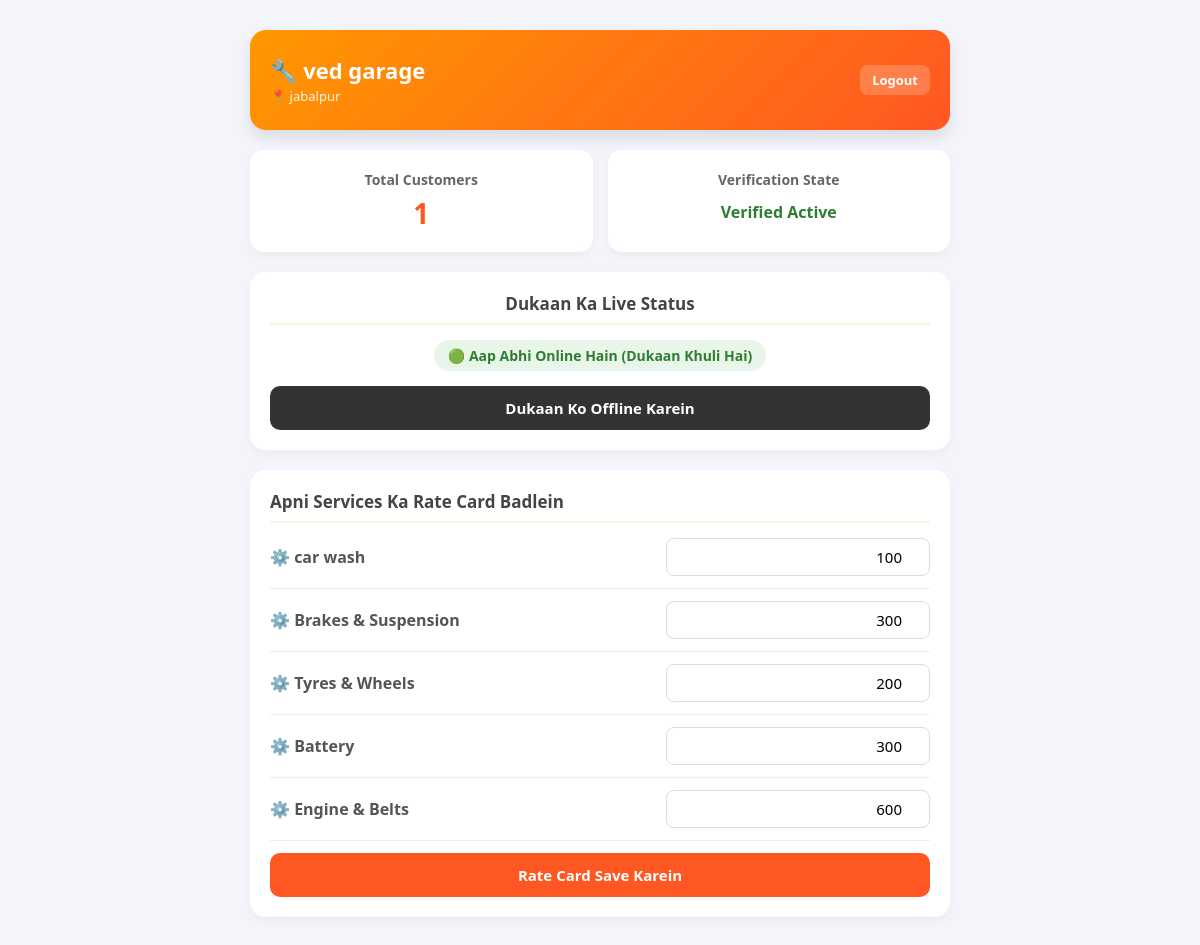
/mechanic/dashboard/ (signed in), run on the app's committed database.
### services/models.py (models this page shows, shortened)
class MechanicProfile(models.Model):
    user = models.OneToOneField(User, on_delete=models.CASCADE, limit_choices_to={'is_mechanic': True})
    shop_name = models.CharField(max_length=200)
    district = models.ForeignKey(District, on_delete=models.SET_NULL, null=True)
    address = models.TextField()
    latitude = models.FloatField(blank=True, null=True)
    longitude = models.FloatField(blank=True, null=True)
    is_available = models.BooleanField(default=True)
    services_offered = models.ManyToManyField(ServiceCategory, through='MechanicServicePrice')

class District(models.Model):
    name = models.CharField(max_length=50, unique=True)

class MechanicServicePrice(models.Model):
    mechanic = models.ForeignKey(MechanicProfile, on_delete=models.CASCADE)
    service = models.ForeignKey(ServiceCategory, on_delete=models.CASCADE)
    base_price = models.DecimalField(max_digits=8, decimal_places=2, default=0.00, help_text="Starting price for this service")

class ServiceCategory(models.Model):
    name = models.CharField(max_length=100)
    icon = models.CharField(max_length=50, blank=True, null=True)

### services/views.py (the view, shortened to what this page needs)
# urls.py: path('mechanic/dashboard/', mechanic_dashboard_view, name='mechanic_dashboard'),
@login_required(login_url='mechanic_login')
def mechanic_dashboard_view(request):
    mechanic = get_object_or_404(MechanicProfile, user=request.user)
    total_calls = mechanic.calllog_set.count() # Lead count
    context = {
        'mechanic': mechanic,
        'total_calls': total_calls,
    }
    return render(request, 'services/mechanic_dashboard.html', context)

### templates/services/mechanic_dashboard.html (shortened to what this page needs)
<!DOCTYPE html>
<html lang="en">
<head>
</head>
<body>
<div class="container">
    <div class="dash-header">
        <div>
            <h2>🔧 {{ mechanic.shop_name }}</h2>
            <p style="font-size:13px; opacity:.9; margin-top:2px;">📍 {{ mechanic.district.name }}</p>
        </div>
        <a href="{% url 'mechanic_logout' %}" class="logout-btn">Logout</a>
    </div>
    <div class="analytics-grid">
        <div class="stat-card">
            <h3>Total Customers</h3>
            <p>{{ total_calls }}</p>
        </div>
        <div class="stat-card">
            <h3>Verification State</h3>
            <p style="font-size:16px; margin-top:12px; color:{% if mechanic.user.is_mechanic %}#2e7d32{% else %}#ff5722{% endif %};">
                {% if mechanic.user.is_mechanic %}Verified Active{% else %}Pending{% endif %}
            </p>
        </div>
    </div>
    <div class="card-box" style="text-align:center;">
        <div class="card-title">Dukaan Ka Live Status</div>
        {% if mechanic.is_available %}
            <span class="status-badge status-online">🟢 Aap Abhi Online Hain (Dukaan Khuli Hai)</span>
        {% else %}
            <span class="status-badge status-offline">🔴 Aap Abhi Offline Hain (Dukaan Band Hai)</span>
        {% endif %}
        <form method="POST">
            <button type="submit" class="btn-action" style="background:#333;">
                {% if mechanic.is_available %}Dukaan Ko Offline Karein{% else %}Dukaan Ko Online Karein{% endif %}
            </button>
        </form>
    </div>
    <div class="card-box">
        <div class="card-title">Apni Services Ka Rate Card Badlein</div>
        <form method="POST">
            {% for sp in mechanic.mechanicserviceprice_set.all %}
                <div class="price-row">
                    <span style="font-weight:600; color:#555;">⚙️ {{ sp.service.name }}</span>
                    <input type="number" name="price_{{ sp.id }}" value="{{ sp.base_price|floatformat:0 }}" class="price-input">
                </div>
            {% endfor %}
            <button type="submit" class="btn-action btn-orange" style="margin-top:10px;">Rate Card Save Karein</button>
        </form>
    </div>
</div>
</body>
</html>

### templates/services/mechanic_dashboard.html (style rules this page uses)
* { margin:0; padding:0; box-sizing:border-box; font-family:'Segoe UI',sans-serif; }
body { background:#f3f5fa; color:#333; padding:15px; }
.container { width:100%; max-width:700px; margin:15px auto; }
.dash-header { background:linear-gradient(135deg,#ff9800,#ff5722); color:white; padding:25px 20px; border-radius:16px; margin-bottom:20px; box-shadow:0 8px 15px rgba(0,0,0,.1); display:flex; justify-content:space-between; align-items:center; }
.dash-header h2 { font-size:22px; }
.logout-btn { color:white; background:rgba(255,255,255,0.2); padding:6px 12px; border-radius:8px; text-decoration:none; font-size:13px; font-weight:bold; }
.analytics-grid { display:grid; grid-template-columns:1fr 1fr; gap:15px; margin-bottom:20px; }
.stat-card { background:white; padding:20px; border-radius:14px; box-shadow:0 4px 10px rgba(0,0,0,.04); text-align:center; }
.stat-card h3 { font-size:14px; color:#666; margin-bottom:5px; }
.stat-card p { font-size:28px; font-weight:bold; color:#ff5722; }
.card-box { background:white; padding:20px; border-radius:15px; box-shadow:0 4px 10px rgba(0,0,0,.04); margin-bottom:20px; }
.card-title { font-size:17px; font-weight:bold; margin-bottom:15px; color:#444; border-bottom:2px solid #fff3e0; padding-bottom:8px; }
.status-badge { display:inline-block; padding:6px 14px; border-radius:20px; font-weight:bold; font-size:14px; margin-bottom:15px; }
.status-online { background:#e8f5e9; color:#2e7d32; }
.btn-action { display:block; width:100%; padding:12px; text-align:center; color:white; border:none; border-radius:10px; font-weight:bold; cursor:pointer; transition:.3s; font-size:15px; }
.btn-orange { background:#ff5722; }
.price-row { display:flex; justify-content:space-between; align-items:center; margin-bottom:12px; padding-bottom:12px; border-bottom:1px solid #eee; }
.price-input { width:40%; padding:8px 12px; border:1px solid #ddd; border-radius:8px; text-align:right; font-size:15px; }

### data on the page
MechanicProfile: shop_name "ved garage", district.name "jabalpur"
MechanicServicePrice: service.name "car wash", base_price "100"
MechanicServicePrice: service.name "Brakes & Suspension", base_price "300"
MechanicServicePrice: service.name "Tyres & Wheels", base_price "200"
MechanicServicePrice: service.name "Battery", base_price "300"
MechanicServicePrice: service.name "Engine & Belts", base_price "600"

### other printed values
{{ total_calls }} "1"
